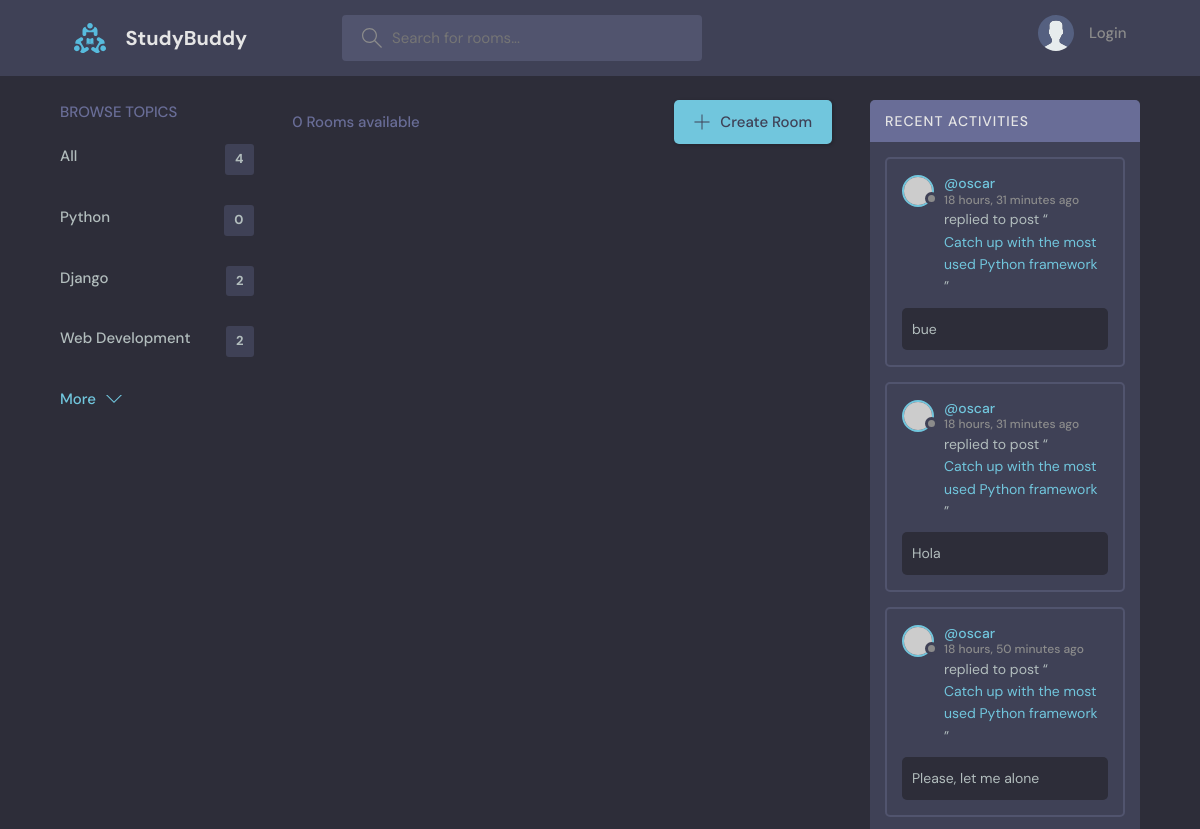
The page /studybud/home/?q-topic=Snowflake (upper part) on the database as committed earlier.
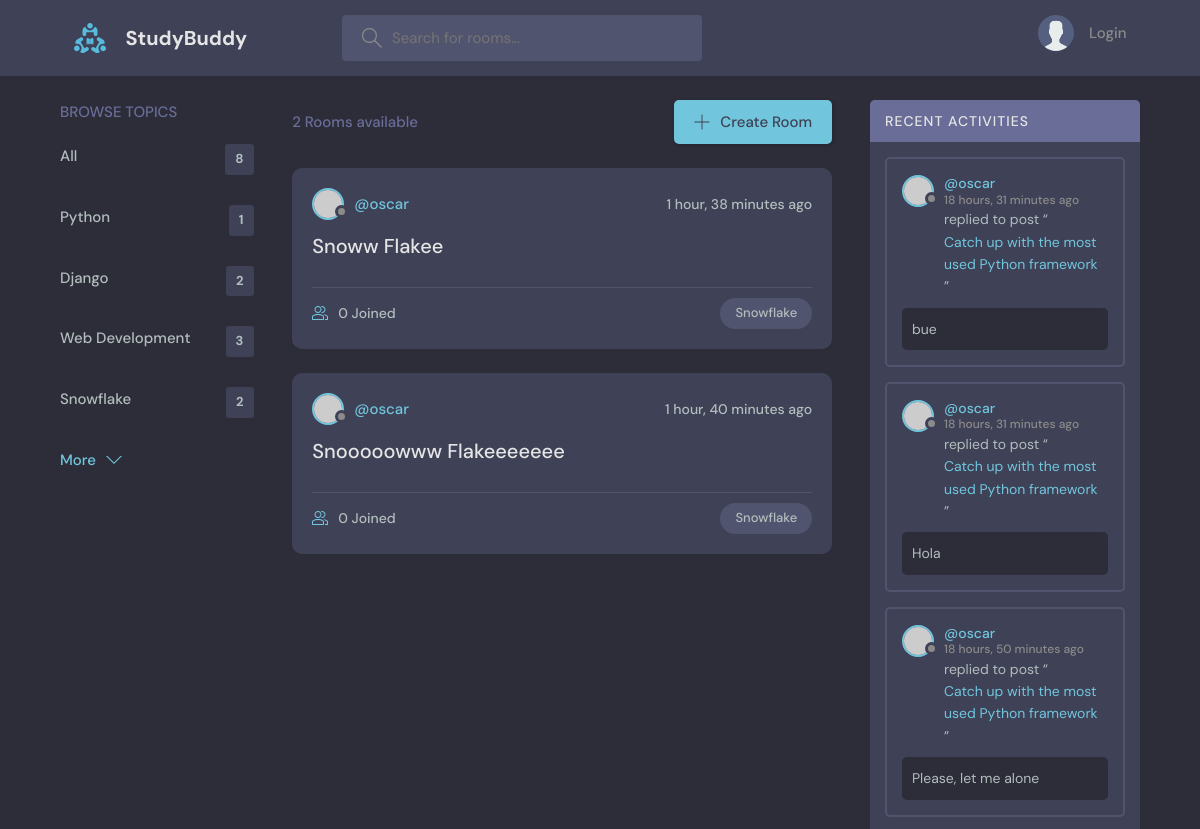
The same page on the database as committed later.
### studybud/models.py (models this page shows, shortened)
class Topic(models.Model):
    name = models.CharField(max_length=200)

class Message(models.Model):
    user = models.ForeignKey(User, on_delete=models.CASCADE)
    room = models.ForeignKey(Room, on_delete=models.CASCADE)
    body = models.TextField()
    updated = models.DateTimeField(auto_now=True)
    created = models.DateTimeField(auto_now_add=True)
    class Meta:
        ordering = ['-updated', '-created'] # the negative in front means reverse

class Room (models.Model):
    host = models.ForeignKey(User, on_delete=models.SET_NULL, null=True)
    topic = models.ForeignKey(Topic, on_delete=models.SET_NULL, null=True) # when the room is deleted we still mantain the rooms
    name = models.CharField(max_length=200)
    description = models.TextField(null=True, blank=True)
    participants = models.ManyToManyField(User, related_name='participants', blank=True)
    updated = models.DateTimeField(auto_now=True) #updates the timestamp for every change
    created = models.DateTimeField(auto_now_add=True) #only takes the timestamp when we create the instance
    class Meta:
        ordering = ['-updated', '-created'] # the negative in front means reverse

### studybud/views.py (the view)
# urls.py: 2. Add a URL to urlpatterns:  path('', views.home, name='home')
def home(request):
    q = request.GET.get('q') if request.GET.get('q') != None else ''
    q_topic = request.GET.get('q-topic') if request.GET.get('q-topic') != None else ''
    if q:
        rooms = Room.objects.filter(
            Q(topic__name__icontains=q) |
            Q(name__icontains=q) |
            Q(description__icontains=q)
        )
    elif q_topic:
        rooms = Room.objects.filter(Q(topic__name__icontains=q_topic)
        )
    else:
        rooms = Room.objects.all()
    topics = Topic.objects.all()
    total_rooms = Room.objects.count
    room_messages = Message.objects.filter(Q(room__topic__name__icontains=q))
    context = {'topics': topics, 'total_rooms': total_rooms, 'rooms':rooms, 'room_messages': room_messages}
    return render(request=request, template_name='home.html', context=context)

### studybud/templates/home.html
{% extends 'main.html' %}
{% block content %}
<main class="layout layout--3">
  <div class="container">
    {% include 'topics_component.html' %}
    {% include 'feed_component.html' %}
    {% include 'activity_component.html' %}
  </div>
</main>
{% endblock content %}

### studybud/templates/topics_component.html
<div class="topics">
    <div class="topics__header">
      <h2>Browse Topics</h2>
    </div>
    <ul class="topics__list">
      <li>
        <a href="{% url 'home'%}">All <span>{{total_rooms}}</span></a>
      </li>
        {% for topic in topics %}
        <li>
            <a href="{% url 'home'%}?q-topic={{topic.name}}">{{topic.name}} <span>{{topic.room_set.all.count}}</span></a>
        </li>
        {% endfor %}
    </ul>
    <a class="btn btn--link" href="topics.html">
      More
      <svg version="1.1" xmlns="http://www.w3.org/2000/svg" width="32" height="32" viewBox="0 0 32 32">
        <title>chevron-down</title>
        <path d="M16 21l-13-13h-3l16 16 16-16h-3l-13 13z"></path>
      </svg>
    </a>
</div>

### studybud/templates/feed_component.html (shortened to what this page needs)
<div class="roomList">
  <div class="roomList__header">
    <div>
      <p>{{rooms.count}} Rooms available</p>
    </div>
    <a class="btn btn--main" href="{% url 'create-room' %}">
      <svg version="1.1" xmlns="http://www.w3.org/2000/svg" width="32" height="32" viewBox="0 0 32 32">
        <title>add</title>
        <path d="M16.943 0.943h-1.885v14.115h-14.115v1.885h14.115v14.115h1.885v-14.115h14.115v-1.885h-14.115v-14.115z">
        </path>
      </svg>
      Create Room
    </a>
  </div>
  {% for room in rooms %}
  <div class="roomListRoom">
    <div class="roomListRoom__header">
      <a href="{% url 'user-profile' room.host.id %}" class="roomListRoom__author">
        <div class="avatar avatar--small">
          <img src="https://randomuser.me/api/portraits/women/11.jpg" />
        </div>
        <span>@{{room.host.username}}</span>
      </a>
      <div class="roomListRoom__actions">
        <span>{{room.created | timesince}} ago</span>
      </div>
    </div>
    <div class="roomListRoom__content">
      <a href="{% url 'room' room.id %}">{{room.name}}</a>
    </div>
    <div class="roomListRoom__meta">
      <a href="{% url 'room' room.id %}" class="roomListRoom__joined">
        {{room.participants.all.count}} Joined
      </a>
      <p class="roomListRoom__topic">{{room.topic.name}}</p>
    </div>
  </div>
  {% endfor %}
</div>

### studybud/templates/activity_component.html (shortened to what this page needs)
<div class="activities">
    <div class="activities__header">
      <h2>Recent Activities</h2>
    </div>
    {% for message in room_messages %}
    <div class="activities__box">
      <div class="activities__boxHeader roomListRoom__header">
        <a href="{% url 'user-profile' message.user.id %}" class="roomListRoom__author">
          <div class="avatar avatar--small">
            <img src="https://randomuser.me/api/portraits/women/11.jpg" />
          </div>
          <p>
            @{{message.user}}
            <span>{{message.created|timesince}} ago</span>
          </p>
        </a>
      </div>
      <div class="activities__boxContent">
        <p>replied to post “<a href="{% url 'room' message.room.id %}">{{message.room.name}}</a>”</p>
        <div class="activities__boxRoomContent">
          {{message.body}}
        </div>
      </div>
    </div>
    {% endfor %}
  </div>

Rows that differ between the two databases and show on the page:
computed for Topic "Python": room_set.all.count "0" → "1"
computed for Topic "Web Development": room_set.all.count "2" → "3"
added Topic: name "Snowflake", room_set.all.count "2"
added Room: host.username "oscar", created "1 hour, 38 minutes", name "Snoww Flakee", participants.all.count "0", topic.name "Snowflake"
added Room: host.username "oscar", created "1 hour, 40 minutes", name "Snooooowww Flakeeeeeee", participants.all.count "0", topic.name "Snowflake"
Other text that changed with them:
{{ total_rooms }}: "4" → "8"
{{ rooms.count }}: "0" → "2"
